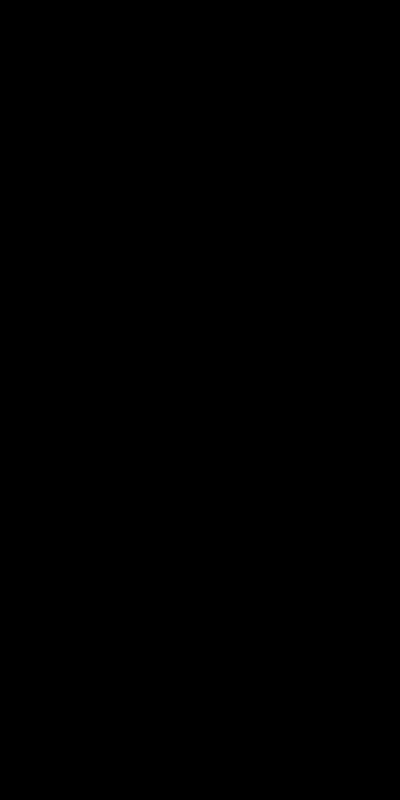
Frame 1 (no input)
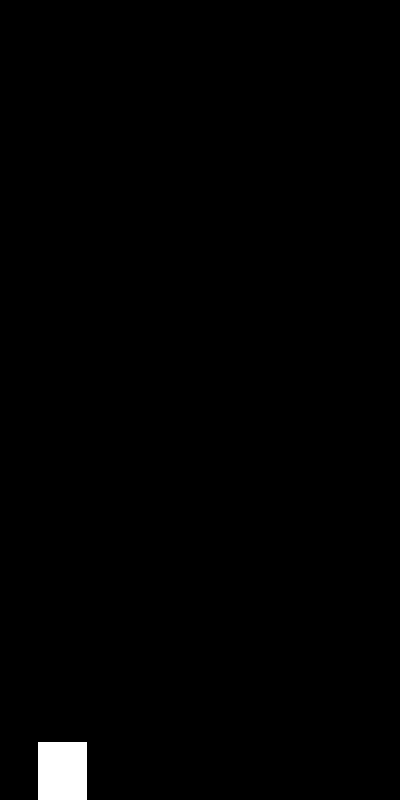
Frame 60 (the mouse pressed at the canvas centre just before this capture)
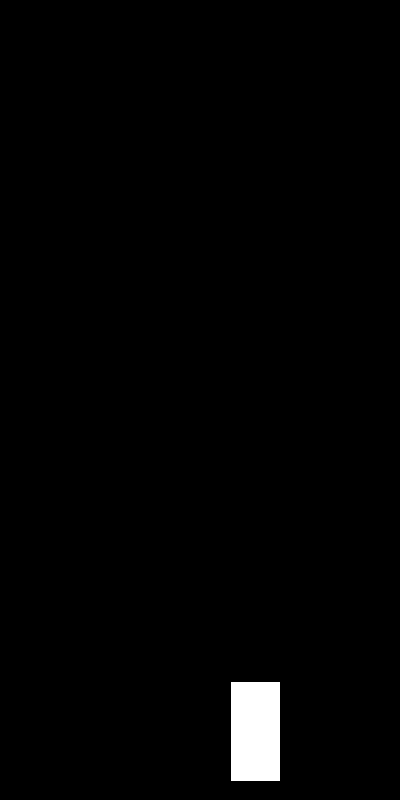
Frame 120 (the mouse held since frame 60 and released just before this capture)

The Processing sketch that drew these frames (run headless with seeded random() and noise(); from frame 60 on, the mouse is pressed at the canvas centre):

// Processing sketch: MovingUpCar
// ── MovingUpCar.pde
float x, y;
float diaX, diaY;
float changeAlongX;

void setup()  {
  size(400, 800);
  smooth(2);
  background(0);
  frameRate(5);
  
  diaX = 50;
  diaY = 100;
  
  rectMode(CENTER);
  x = width/2;  
  y = height + diaY / 2;  
}

void draw()  {  
  background(0);
  changeAlongX = random(0, width);  
  rect(changeAlongX, y, diaX, diaY);  
  y-=1;
}
